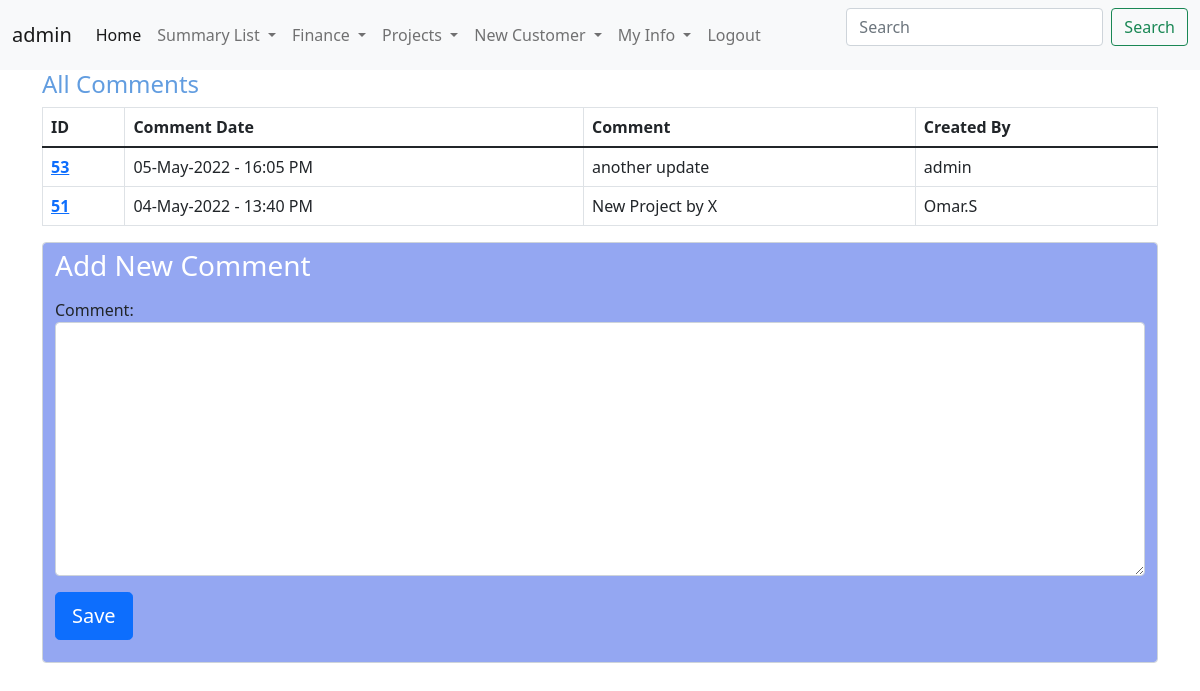
The page /NewComment/9 (signed in) on the database as committed earlier.
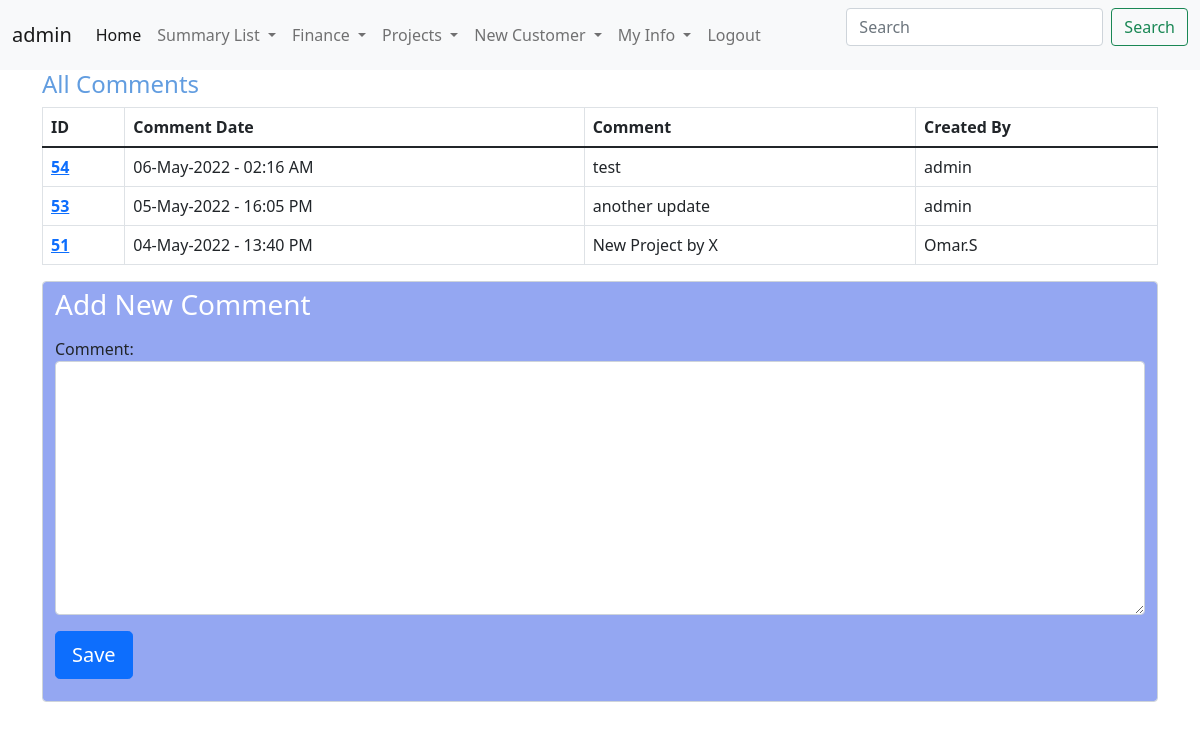
The same page on the database as committed later.
### CRM/models.py (models this page shows)
class commentsModel(models.Model):
    commentId = models.AutoField(primary_key=True)
    projectId = models.ForeignKey(ProjectInfoModel,on_delete=models.DO_NOTHING)
    commentDate = models.DateTimeField(default=datetime.now)
    comment = models.CharField(max_length=400)
    createdBy = models.ForeignKey(User, on_delete=models.DO_NOTHING)
    GA1 = models.CharField(max_length=100 , blank=True, null=True)
    GB1 = models.BooleanField(blank=True, null=True)
    GD1 = models.DateField(blank=True, null=True)
    def __str__(self) -> str:
        return f"{self.projectId} -- {self.commentDate}  -- {self.projectId} -- {self.comment}"

### CRM/views.py (the view, shortened to what this page needs)
# urls.py: path('NewComment/<int:pk>',views.NewComment.as_view() , name='NewComment'),
class NewComment(LoginRequiredMixin,CreateView):
    template_name = 'CRM/NewComment.html'
    form_class = newCommentForm
    model = commentsModel
    def get_initial(self):
        projectId = get_object_or_404(ProjectInfoModel, pk=self.kwargs['pk'])
        return {
        'projectId': projectId,
        }
    def get_context_data(self, **kwargs):
       context = super(NewComment, self).get_context_data(**kwargs)
       context['queryset'] = ProjectInfoModel.objects.filter(pk= self.kwargs['pk'])
       context['CommentList'] = commentsModel.objects.filter(projectId = self.kwargs['pk']).order_by('-commentDate')
       print(context)
       return context

### CRM/forms.py
class newCommentForm(forms.ModelForm):
    class Meta:
        model = commentsModel
        fields = ('projectId','comment')
        widgets = {
            'projectId' : forms.Select(attrs={'class':'form-control' , 'hidden': 'True'} ),
            'comment' : forms.Textarea(attrs={'class':'form-control'} ),
        }
        labels = {
            'projectId' : '',
            'comment' : 'Comment',
        }

### CRM/models.py (called while the page is built)
    def __str__(self) -> str:
        return f"{self.projectName}"

### CRM/templates/CRM/NewComment.html (shortened to what this page needs)
{% include 'CRM/base.html' %}
{% include 'CRM/navbar.html' %}
{% block content %}
<div class="container-lg">
    <h4 style="color:rgb(98, 157, 224);">All Comments</h4>
<table class="table table-bordered">
    <thead>
      <tr>
        <th scope="col">ID</th>
        <th scope="col">Comment Date</th>
        <th scope="col">Comment</th>
        <th scope="col">Created By</th>
      </tr>
    </thead>
    <tbody>
      <tr>
          {% for x in CommentList %}
        <th scope="row" ><a href="/customerProfile/{{x.commentId}}">{{x.commentId}}</a></th>
        <td>{{x.commentDate|date:'d-M-Y - H:i A'}}</td>
        <td>{{x.comment}}</td>
        <td>{{x.createdBy}}</td>
      </tr>
      {% endfor %}
    </tbody>
  </table>
<div style="background-color: rgb(148, 167, 242);" class="container form-control">
        <H3 style="color:rgb(255, 255, 255);">Add New Comment</H3>
        <form method="post">
        {{ form.as_p }}
        <button type="submit" class="btn btn-primary btn-lg btn-block">Save</button>
        </form>
</div>
</div>
{% endblock %}

Rows that differ between the two databases and show on the page:
added commentsModel: commentId "54", commentDate "06-May-2022 - 02:16 AM", comment "test", createdBy "admin"
